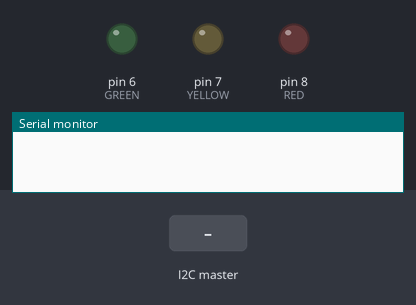
This sketch was run on a simulated Arduino Uno, built with avr-gcc and run on an emulated ATmega328P. Shown: output pins drawn as LEDs (lit = HIGH), the last lines printed to the serial monitor. Inputs (shaded band) come from the test bench.

Above: at 1.2 s.
1.3 s: the I2C master sends the byte 1
At 1.9 s:
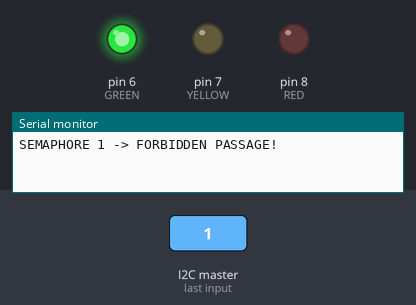
2.8 s: the I2C master sends the byte 2
At 3.1 s:
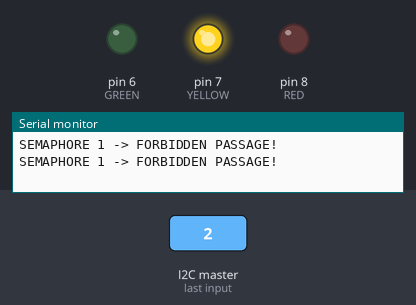
4.3 s: the I2C master sends the byte 0
At 5.4 s:
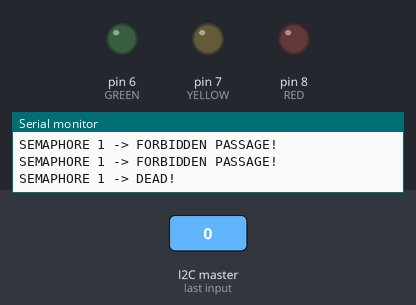
Timing chart, 0 to 7.3 s (numbered marks = the images above; inputs shaded):
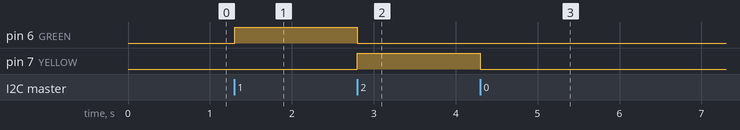

The sketch:

I2C_Slave__Arduino.ino
```cpp
// I2C library.
#include <Wire.h>

// pin for each color
#define RED 8
#define YELLOW 7
#define GREEN 6

#define MASTER_ADDR 9

bool timeOut= false; // case yellow lights apart from red or not
int answer = 0; // num from master

void receive_event(){ // from I2C_Master
  while(Wire.available()>0){
    byte number = Wire.read();
    answer = (int)number;
    Wire.onRequest(request_event);

    /* if RED(1) -> GREEN
       if YELLOW(2) -> YELLOW
       if GREEN(3) -> RED
       if GREEN(4) -> RED & YELLOW */

    if (number == 1) {
      Serial.println("SEMAPHORE 1 -> FORBIDDEN PASSAGE!");
      digitalWrite(YELLOW, LOW);
      digitalWrite(RED, LOW);
      digitalWrite(GREEN, HIGH);
      timeOut=false;
    }
    else if (number == 2) {
      if (!timeOut){
        Serial.println("SEMAPHORE 1 -> FORBIDDEN PASSAGE!");
        digitalWrite(GREEN, LOW);
        digitalWrite(RED, LOW);
        digitalWrite(YELLOW, HIGH);
      }else{
        Serial.println("SEMAPHORE 1 -> FORBIDDEN PASSAGE!");
        digitalWrite(GREEN, LOW);
        digitalWrite(RED, HIGH);
        digitalWrite(YELLOW, HIGH);
      }
    }
    else if (number == 3) {
      Serial.println("SEMAPHORE 1 -> ALLOWED PASSAGE!");
      digitalWrite(YELLOW, LOW);
      digitalWrite(GREEN, LOW);
      digitalWrite(RED,HIGH);
      timeOut=true;
    }
    else if (number == 4) { // when green is about to turn off on master!
      digitalWrite(GREEN, LOW);
      digitalWrite(RED, HIGH);
      digitalWrite(YELLOW, HIGH);
    }
    else {
      Serial.println("SEMAPHORE 1 -> DEAD!");
      digitalWrite(RED,LOW);
      digitalWrite(YELLOW, LOW);
      digitalWrite(GREEN, LOW);
    }
  }
}

void request_event(){ // to I2C_Master
  int response;
  response = answer;
  Wire.write(response);
  //Serial.println(response);
}

void setup() {
  // init
	pinMode(RED,OUTPUT);
  digitalWrite(RED,LOW);
  pinMode(YELLOW,OUTPUT);
  digitalWrite(YELLOW,LOW);
  pinMode(GREEN,OUTPUT);
  digitalWrite(GREEN,LOW);

	Wire.begin(MASTER_ADDR);
  Serial.begin(9600);

  Wire.onReceive(receive_event);
}

void loop() {

}
```

Measured:
- after the input at 1.3 s, pin 6 (GREEN): LOW → HIGH at once
- after the input at 2.8 s, pin 6 (GREEN): HIGH → LOW at once; pin 7 (YELLOW): LOW → HIGH at once
- after the input at 4.3 s, pin 7 (YELLOW): HIGH → LOW at once
